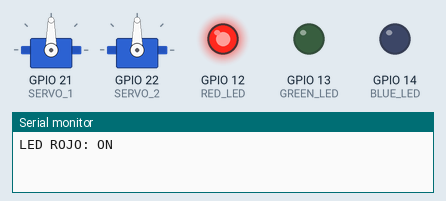
The program below on a simulated ESP32. Parts: 2 × servo, output pins drawn as LEDs (lit = HIGH), the last lines printed to the serial monitor.

Above: at 1.05 s.
At 6.3 s:
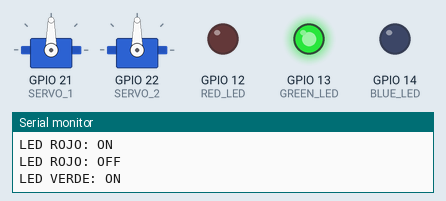
At 11.7 s:
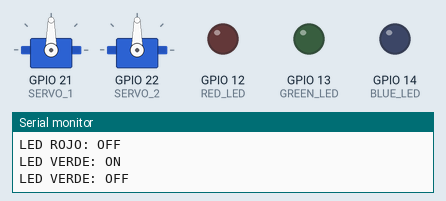
At 22.35 s:
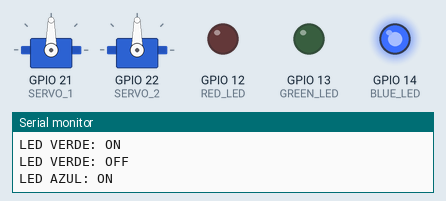
At 33.15 s:
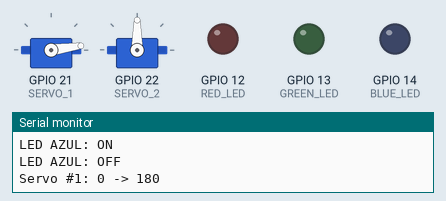
At 43.8 s:
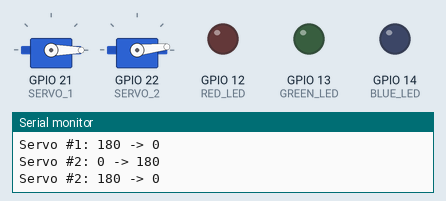
Timing chart, 0 to 56.8 s (numbered marks = the images above):
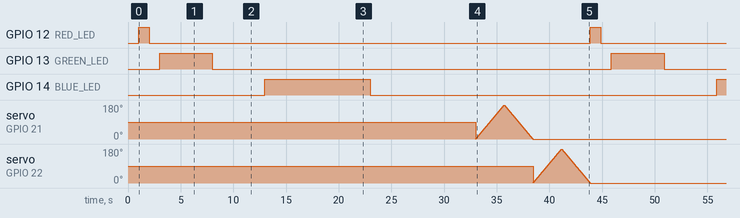

The program:

main.cpp
```cpp
#include <Arduino.h>
#include <ESP32Servo.h>

// PINES
#define RED_LED   12
#define GREEN_LED 13
#define BLUE_LED  14
#define SERVO_1   21
#define SERVO_2   22

// DELAY
#define TICK_RED    1000
#define TICK_GREEN  5000
#define TICK_BLUE   10000
#define TICK_SERVO  15

// Servos
Servo servo1, servo2;

// Variables de posición y direccion por servo
// Son globales e individuales para guardar el valor
int pos1 = 0, dir1 = 1;
int pos2 = 0, dir2 = 1;

// Funciones de manejo de los leds
void red_led()
{
  digitalWrite(RED_LED,HIGH);
  Serial.println("LED ROJO: ON");
  delay(TICK_RED);
  digitalWrite(RED_LED,LOW);
  Serial.println("LED ROJO: OFF");
}

void green_led()
{
  digitalWrite(GREEN_LED,HIGH);
  Serial.println("LED VERDE: ON");
  delay(TICK_GREEN);
  digitalWrite(GREEN_LED,LOW);
  Serial.println("LED VERDE: OFF");
}

void blue_led()
{
  digitalWrite(BLUE_LED,HIGH);
  Serial.println("LED AZUL: ON");
  delay(TICK_BLUE);
  digitalWrite(BLUE_LED,LOW);
  Serial.println("LED AZUL: OFF");
}

// Control Servos
void servo1_control()
{
  Serial.println("Servo #1: 0 -> 180");
  for(int i = 0; 180 >= i; i++)
  {
    servo1.write(i);
    delay(15);
  }
  Serial.println("Servo #1: 180 -> 0");
  for(int i = 180; i >= 0; i--)
  {
    servo1.write(i);
    delay(15);
  }
}

void servo2_control()
{
  Serial.println("Servo #2: 0 -> 180");
  for(int i = 0; 180 >= i; i++)
  {
    servo2.write(i);
    delay(15);
  }
  Serial.println("Servo #2: 180 -> 0");
  for(int i = 180; i >= 0; i--)
  {
    servo2.write(i);
    delay(15);
  }
}

// Setup de los pines de los Leds y los servos
void setup()
{
  Serial.begin(115200);
  pinMode(RED_LED,OUTPUT);
  digitalWrite(RED_LED,LOW);
  pinMode(GREEN_LED,OUTPUT);
  digitalWrite(GREEN_LED,LOW);
  pinMode(BLUE_LED,OUTPUT);
  digitalWrite(BLUE_LED,LOW);
  servo1.setPeriodHertz(50);
  servo1.attach(SERVO_1, 500, 2500);
  servo2.setPeriodHertz(50);
  servo2.attach(SERVO_2, 500, 2500);
  delay(1000);
}
// Loop secuencial de funcion -> delay
void loop() {
  red_led();
  delay(TICK_RED);
  green_led();
  delay(TICK_GREEN);
  blue_led();
  delay(TICK_BLUE);
  servo1_control();
  delay(TICK_SERVO);
  servo2_control();
  delay(TICK_SERVO);
}
```

Measured:
- by itself, GPIO 12 (RED_LED): alternates HIGH for 1.0 s and LOW for 41.9 s
- by itself, GPIO 13 (GREEN_LED): alternates HIGH for 5.0 s and LOW for 37.9 s
- by itself, GPIO 14 (BLUE_LED): alternates HIGH for 10.0 s and LOW for 32.9 s
